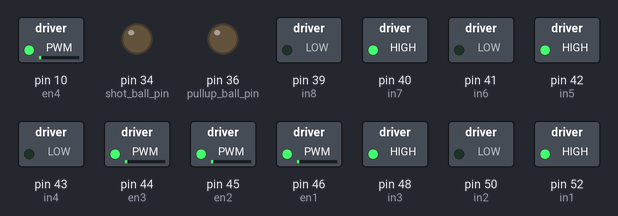
A sketch run on a simulated Arduino Mega 2560, built with avr-gcc and run on an emulated ATmega2560. Shown: switched loads named in the sketch (green lamp = pin HIGH), output pins drawn as LEDs (lit = HIGH). What the sketch prints to the serial monitor is not drawn.

Above: at 0.05 s.
At 1.0 s:
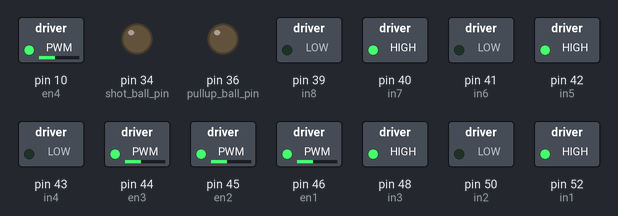
Timing chart, 0 to 3.0 s (numbered marks = the images above):
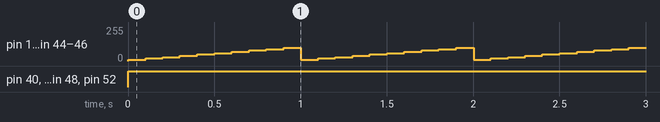

Measured:
- by itself, pin 40 (in7), pin 42 (in5), pin 48 (in3), pin 52 (in1): LOW → HIGH at 0.00 s
- by itself, pin 10 (en4), pin 44 (en3), pin 45 (en2), pin 46 (en1): repeats every 1.0 s: 20/255 0.10 s, 30/255 0.10 s, 40/255 0.10 s, 50/255 0.10 s, 60/255 0.10 s, 70/255 0.10 s, 80/255 0.10 s, 90/255 0.10 s, 100/255 0.10 s, 10/255 0.10 s

The sketch:

infrared_motor.ino
```cpp
/**
 * @file infrared_motor.ino
 * @brief IR-controlled motor drive test.
 *
 * This sketch allows controlling an omnidirectional robot using an IR remote.
 * It includes functions for various movements (forward, backward, strafe, rotate)
 * and soft-start/soft-stop mechanisms.
 * Note: The main loop currently overrides IR control with a continuous forward command.
 */

#include <IRremote.h>

int RECV_PIN = 11; // 使用數位腳位2接收紅外線訊號
IRrecv irrecv(RECV_PIN); // 初始化紅外線訊號輸入
decode_results results; // 儲存訊號的結構


unsigned long start_time;
unsigned long before;
unsigned long now;
unsigned long initial;
unsigned long current;
const int in1 = 52;
const int in2 = 50;
const int in3 = 48;
const int in4 = 43;
const int in5 = 42;
const int in6 = 41;
const int in7 = 40;
const int in8 = 39;
const int en1 = 46;
const int en2 = 45;
const int en3 = 44;
const int en4 = 10;
const int Lsonic_servo = 8;
const int Rsonic_servo = 9;
const int team_color_bt = 24;
const int start_bt = 23;
const int Buzzer = 38;
const int IR_turns_sensor = 37;
const int collect_ball_pin = 35;
const int pullup_ball_pin = 36;
const int shot_ball_pin = 34;

/**
 * @brief Setup function.
 *
 * Initializes pins for motors and ball handling mechanisms.
 * Starts Serial and IR receiver.
 */
void setup() {
    pinMode(collect_ball_pin, OUTPUT);
  pinMode(pullup_ball_pin, OUTPUT);
  pinMode(shot_ball_pin, OUTPUT);
  pinMode(in1, OUTPUT);
  pinMode(in2, OUTPUT);
  pinMode(in3, OUTPUT);
  pinMode(in4, OUTPUT);
  pinMode(in5, OUTPUT);
  pinMode(in6, OUTPUT);
  pinMode(in7, OUTPUT);
  pinMode(in8, OUTPUT);

  pinMode(en1, OUTPUT);
  pinMode(en2, OUTPUT);
  pinMode(en3, OUTPUT);
  pinMode(en4, OUTPUT);

  Serial.begin(115200);
  irrecv.blink13(true); // 設為true的話，當收到訊號時，腳位13的LED便會閃爍
  irrecv.enableIRIn(); // 啟動接收
  Serial.println("start");
  Motor_init();

}

/**
 * @brief Main loop.
 *
 * Currently runs `m_type_Forward`.
 * Contains commented-out code for IR remote control logic.
 */
void loop() {
m_type_Forward(100,10000);
//
//
//  if (irrecv.decode(&results)) { // 接收紅外線訊號並解碼
//    Serial.print("results value is "); // 輸出解碼後的資料//0:16738455/1:16724175/2:16718055/3:16743045/4:16716015/5:16726215/6:16734885/7:16728765/8:16730805/9:16732845
//    Serial.println(results.value);//0:FF6897/1:FF6897/2:FF18E7/3:FF7A85/4:FF10EF/5:FF38C7/6:FF5AA5/7:FF42BD/8:FF4AB5/9:FF52AD
//
//    switch (results.value)
//    {
//      case 16738455://0
//        Motor_init();
//        Serial.println("000");
//        break;
//      case 16724175://1
//
//        Serial.println("111");
//        Serial.println(millis());
//        m_type_Forward(100, 1000);
//        Motor_init();
//        Serial.println(millis());
//        break;
//      case 16718055://2
//        m_type_Backward(100, 1000);
//        delay(1000);
//        Motor_init();
//        break;
//      case 16743045://3
//        m_type_Leftward(100, 1000);
//        delay(1000);
//        Motor_init();
//        //        Serial.println("333");
//        //        Motor3_Forward(220);
//        //        delay(5000);
//        //        Motor_init();
//        break;
//      case 16716015://4
//        m_type_Rightward(100, 1000);
//        delay(1000);
//        Motor_init();
//        //        Motor4_Forward(220);
//        //        delay(5000);
//        //                Motor_init();
//        break;
//      case 16726215://5
//        m_type_RightAround(50, 1000);
//        Motor_init();
//        break;
//      case 16734885://6
//        m_type_LeftAround(50, 1000);
//        Motor_init();
//        break;
//      case 16728765://7
//        Motor_start(200);
//        //        Motor1_Forward(200);
//        //        delay(2000);
//        Motor_init();
//        break;
//      case 16730805://8
//        Motor_brakes(200);
//        //        Motor1_Forward(200);
//        //        delay(2000);
//        Motor_init();
//        break;
//      case 16732845://9
//        //        Motor1_Forward(200);
//        //        delay(2000);
//        Motor_init();
//        break;
//      default:
//        Motor_init();
//        break;
//    }
//    irrecv.resume(); // 準備接收下一個訊號
//  }


}

/**
 * @brief Stops all motors.
 */
void Motor_init()
{
  digitalWrite(in1, LOW);
  digitalWrite(in2, LOW);
  digitalWrite(in3, LOW);
  digitalWrite(in4, LOW);
  digitalWrite(in5, LOW);
  digitalWrite(in6, LOW);
  digitalWrite(in7, LOW);
  digitalWrite(in8, LOW);
}

/**
 * @brief Soft start for motors.
 *
 * @param Speed Target speed.
 */
void Motor_start(int Speed)
{
  initial = millis();
  for (int i = 1; i <= Speed / 10 ; i++)
  {
    do
    {
      current = millis();
      analogWrite(en1, i * 10);
      analogWrite(en2, i * 10);
      analogWrite(en3, i * 10);
      analogWrite(en4, i * 10);
    } while (current - initial < 100);
    initial = millis();
  }
}

/**
 * @brief Soft stop for motors.
 *
 * @param Speed Starting speed.
 */
void Motor_brakes(int Speed)
{
  initial = millis();
  for (int i = Speed / 10; i >= 0 ; i--)
  {
    do
    {
      current = millis();
      analogWrite(en1, i * 10);
      analogWrite(en2, i * 10);
      analogWrite(en3, i * 10);
      analogWrite(en4, i * 10);
    } while (current - initial < 100);
    initial = millis();
  }
  Motor_init();
}

/**
 * @brief Runs motors at full speed for a duration.
 *
 * @param Speed Motor speed.
 * @param Time Duration.
 */
void Motor_full_work(int Speed, int Time)
{
  unsigned long motor_full_start = millis();
  unsigned long motor_full_now = millis();
  do {
    analogWrite(en1, Speed);
    analogWrite(en2, Speed);
    analogWrite(en3, Speed);
    analogWrite(en4, Speed);
    motor_full_now = millis();
  } while (motor_full_now - motor_full_start < Time);

}

/**
 * @brief Moves robot forward.
 *
 * @param Speed Motor speed.
 * @param Time Duration (unused in current impl for full work).
 */
void m_type_Forward(int Speed, int Time)
{
  digitalWrite(in1, HIGH);
  digitalWrite(in2, LOW);
  digitalWrite(in3, HIGH);
  digitalWrite(in4, LOW);
  digitalWrite(in5, HIGH);
  digitalWrite(in6, LOW);
  digitalWrite(in7, HIGH);
  digitalWrite(in8, LOW);
  Motor_start(Speed);
//  Motor_full_work(Speed, Time);
//  Motor_brakes(Speed);
}

/**
 * @brief Moves robot backward.
 *
 * @param Speed Motor speed.
 * @param Time Duration.
 */
void m_type_Backward(int Speed, int Time)
{
  digitalWrite(in1, LOW);
  digitalWrite(in2, HIGH);
  digitalWrite(in3, LOW);
  digitalWrite(in4, HIGH);
  digitalWrite(in5, LOW);
  digitalWrite(in6, HIGH);
  digitalWrite(in7, LOW);
  digitalWrite(in8, HIGH);
  Motor_start(Speed);
  Motor_full_work(Speed, Time);
  Motor_brakes(Speed);
}

/**
 * @brief Moves robot rightward.
 *
 * @param Speed Motor speed.
 * @param Time Duration.
 */
void m_type_Rightward(int Speed, int Time)
{
  digitalWrite(in1, HIGH);
  digitalWrite(in2, LOW);
  digitalWrite(in3, LOW);
  digitalWrite(in4, HIGH);
  digitalWrite(in5, LOW);
  digitalWrite(in6, HIGH);
  digitalWrite(in7, HIGH);
  digitalWrite(in8, LOW);
  Motor_start(Speed);
  Motor_full_work(Speed, Time);
  Motor_brakes(Speed);
}

/**
 * @brief Moves robot leftward.
 *
 * @param Speed Motor speed.
 * @param Time Duration.
 */
void m_type_Leftward(int Speed, int Time)
{
  digitalWrite(in1, LOW);
  digitalWrite(in2, HIGH);
  digitalWrite(in3, HIGH);
  digitalWrite(in4, LOW);
  digitalWrite(in5, HIGH);
  digitalWrite(in6, LOW);
  digitalWrite(in7, LOW);
  digitalWrite(in8, HIGH);
  Motor_start(Speed);
  Motor_full_work(Speed, Time);
  Motor_brakes(Speed);
}

/**
 * @brief Rotates robot left.
 *
 * @param Speed Motor speed.
 * @param Time Duration.
 */
void m_type_LeftAround(int Speed, int Time)
{
  digitalWrite(in1, HIGH);
  digitalWrite(in2, LOW);
  digitalWrite(in3, LOW);
  digitalWrite(in4, HIGH);
  digitalWrite(in5, HIGH);
  digitalWrite(in6, LOW);
  digitalWrite(in7, LOW);
  digitalWrite(in8, HIGH);
  Motor_start(Speed);
  //  Motor_full_work(Speed, Time);
  Motor_brakes(Speed);
}

/**
 * @brief Rotates robot right.
 *
 * @param Speed Motor speed.
 * @param Time Duration.
 */
void m_type_RightAround(int Speed, int Time)
{
  digitalWrite(in1, LOW);
  digitalWrite(in2, HIGH);
  digitalWrite(in3, HIGH);
  digitalWrite(in4, LOW);
  digitalWrite(in5, LOW);
  digitalWrite(in6, HIGH);
  digitalWrite(in7, HIGH);
  digitalWrite(in8, LOW);
  Motor_start(Speed);
  //  Motor_full_work(Speed, Time);
  Motor_brakes(Speed);
}

/**
 * @brief Moves motor 1 forward.
 * @param Speed PWM speed.
 */
void Motor1_Forward(int Speed)
{
  digitalWrite(in1, HIGH);
  digitalWrite(in2, LOW);
  analogWrite(en1, Speed);
}

/**
 * @brief Moves motor 1 backward.
 * @param Speed PWM speed.
 */
void Motor1_Backward(int Speed)
{
  digitalWrite(in1, LOW);
  digitalWrite(in2, HIGH);
  analogWrite(en1, Speed);
}

/**
 * @brief Stops motor 1.
 */
void Motor1_Brake()
{
  digitalWrite(in1, LOW);
  digitalWrite(in2, LOW);
}

/**
 * @brief Moves motor 2 forward.
 * @param Speed PWM speed.
 */
void Motor2_Forward(int Speed)
{
  digitalWrite(in3, HIGH);
  digitalWrite(in4, LOW);
  analogWrite(en2, Speed);
}

/**
 * @brief Moves motor 2 backward.
 * @param Speed PWM speed.
 */
void Motor2_Backward(int Speed)
{
  digitalWrite(in3, LOW);
  digitalWrite(in4, HIGH);
  analogWrite(en2, Speed);
}

/**
 * @brief Stops motor 2.
 */
void Motor2_Brake()
{
  digitalWrite(in3, LOW);
  digitalWrite(in4, LOW);
}

/**
 * @brief Moves motor 3 forward.
 * @param Speed PWM speed.
 */
void Motor3_Forward(int Speed)
{
  digitalWrite(in5, HIGH);
  digitalWrite(in6, LOW);
  analogWrite(en3, Speed);
}

/**
 * @brief Moves motor 4 forward.
 * @param Speed PWM speed.
 */
void Motor4_Forward(int Speed)
{
  digitalWrite(in7, HIGH);
  digitalWrite(in8, LOW);
  analogWrite(en4, Speed);
}
```
